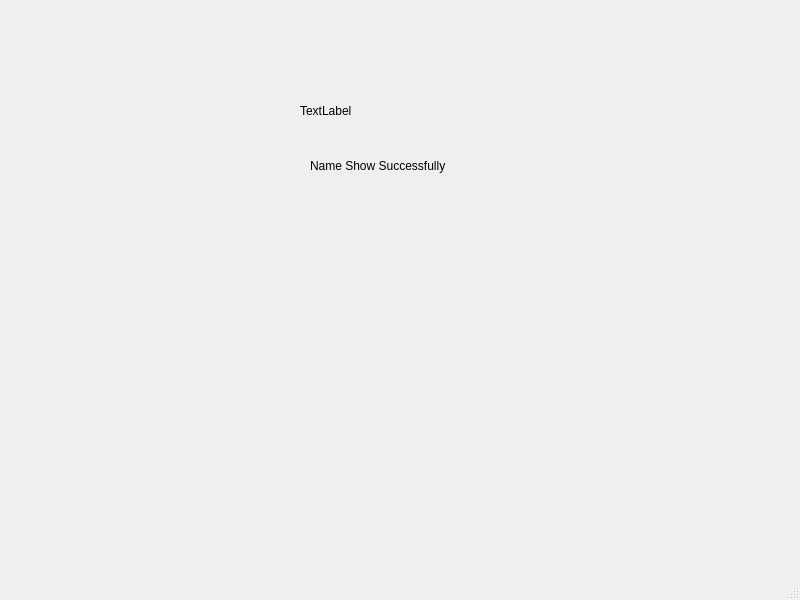
<?xml version="1.0" encoding="UTF-8"?>
<ui version="4.0">
 <class>MainWindow</class>
 <widget class="QMainWindow" name="MainWindow">
  <property name="geometry">
   <rect>
    <x>0</x>
    <y>0</y>
    <width>800</width>
    <height>600</height>
   </rect>
  </property>
  <property name="windowTitle">
   <string>MainWindow</string>
  </property>
  <widget class="QWidget" name="centralwidget">
   <widget class="QLabel" name="label">
    <property name="geometry">
     <rect>
      <x>300</x>
      <y>90</y>
      <width>191</width>
      <height>41</height>
     </rect>
    </property>
    <property name="text">
     <string>TextLabel</string>
    </property>
   </widget>
   <widget class="QLabel" name="label_2">
    <property name="geometry">
     <rect>
      <x>310</x>
      <y>140</y>
      <width>171</width>
      <height>51</height>
     </rect>
    </property>
    <property name="text">
     <string>Name Show Successfully</string>
    </property>
   </widget>
  </widget>
  <widget class="QStatusBar" name="statusbar"/>
 </widget>
 <resources/>
 <connections/>
</ui>
